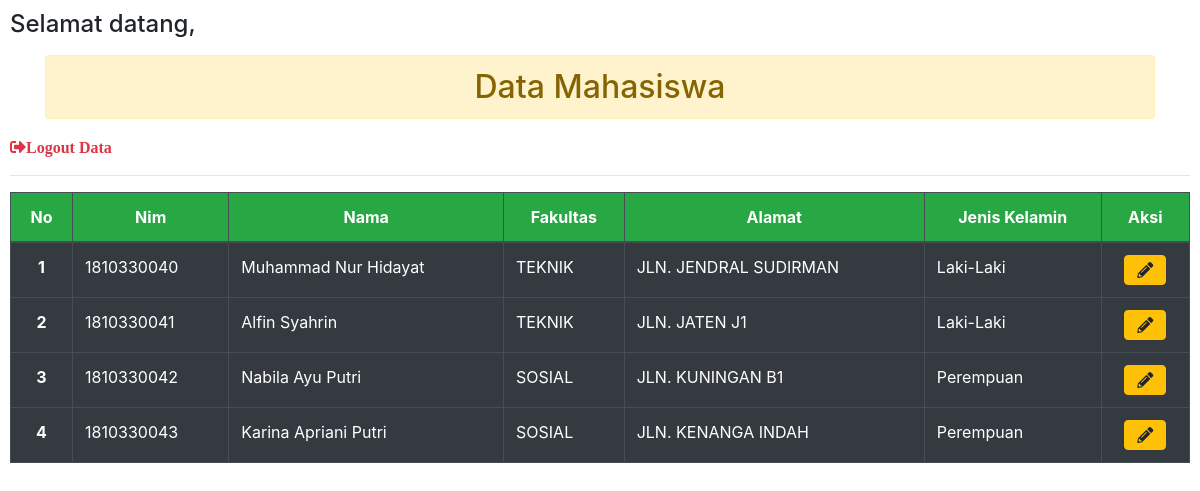
The app's page / (signed in) with its own data.
### tables this page shows
CREATE TABLE IF NOT EXISTS `mahasiswa` (
`id` int(15) NOT NULL,
  `nim` int(12) NOT NULL,
  `nama` varchar(20) NOT NULL,
  `fakultas` varchar(20) NOT NULL,
  `alamat` text NOT NULL,
  `jk` varchar(10) NOT NULL
);

### index.php (the view, shortened to what this page needs)
<?php
require 'connection.php';
$query = 'SELECT * FROM mahasiswa ORDER BY nim ASC';
$result = mysqli_query($link, $query);
 ?>
<!doctype html>
<html>
<head>
	<link rel="stylesheet" href="bootstrap-4.4.1/css/bootstrap.min.css">
	<link rel="stylesheet" type="text/css" href="fontawesome-free/css/all.min.css">
	<h4>Selamat datang, <?php echo $_SESSION['username']; ?></h4>
</head>
<body>
	<div class="container">
		<h2 class="alert alert-warning text-center mt-3">Data Mahasiswa</h2>
	</div>
	<a href="logout.php" onclick="return confirm('Anda Yakin?')" class="fas fa-sign-out-alt text-danger">Logout Data</a>
	<hr>
	<table class="table table-bordered table-dark">
		<thead>
			<tr class="text-center btn-success">
				<th scope="col">No</th>
				<th scope="col">Nim</th>
				<th scope="col">Nama</th>
				<th scope="col">Fakultas</th>
				<th scope="col">Alamat</th>
				<th scope="col">Jenis Kelamin</th>
				<th scope="col">Aksi</th>
			</tr>
		</thead>
		<tbody>
<?php
$no=1;
while ($data=mysqli_fetch_assoc($result)) {
?>
			<tr>
				<th scope="row" class="text-center"><?php echo $no++; ?></th>
				<td><?php echo $data['nim']; ?></td>
				<td><?php echo $data['nama']; ?></td>
				<td><?php echo $data['fakultas']; ?></td>
				<td><?php echo $data['alamat']; ?></td>
				<td><?php echo $data['jk']; ?></td>
				<td class="text-center">
				    <a href="ubah.php?id=<?php echo $data['id']; ?>" class="fas fa-pencil-alt btn btn-warning"></a>
				</td>
			</tr>
<?php
}
?>
		</tbody>
	</table>
</body>
</html>

### index.php (style rules this page uses)
body { padding: 10px; }

### records on screen
mahasiswa: nim "1810330040", nama "Muhammad Nur Hidayat", fakultas "TEKNIK", alamat "JLN. JENDRAL SUDIRMAN", jk "Laki-Laki"
mahasiswa: nim "1810330041", nama "Alfin Syahrin", fakultas "TEKNIK", alamat "JLN. JATEN J1", jk "Laki-Laki"
mahasiswa: nim "1810330042", nama "Nabila Ayu Putri", fakultas "SOSIAL", alamat "JLN. KUNINGAN B1", jk "Perempuan"
mahasiswa: nim "1810330043", nama "Karina Apriani Putri", fakultas "SOSIAL", alamat "JLN. KENANGA INDAH", jk "Perempuan"
